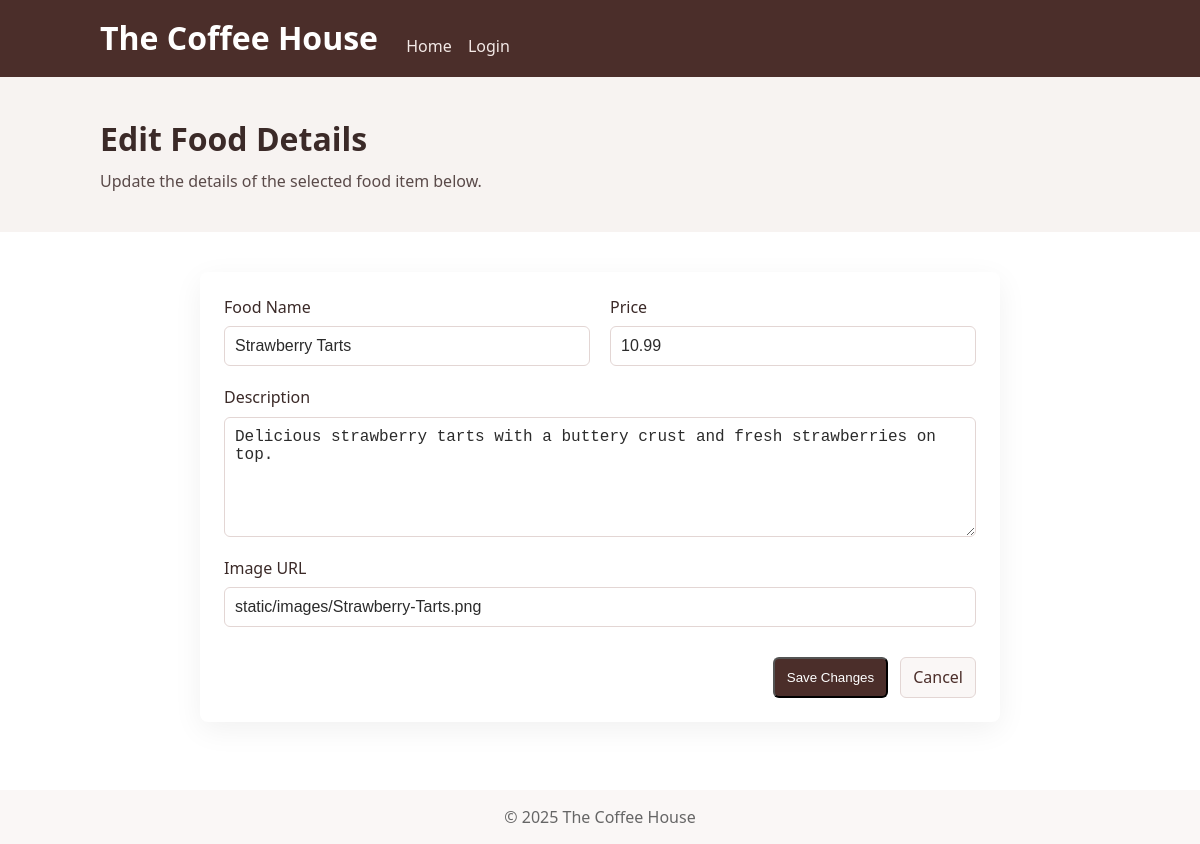
Page /admin/editFood/1 on the committed database.
### tables this page shows
CREATE TABLE food_menu (
        id INTEGER PRIMARY KEY,
        name TEXT NOT NULL,
        price REAL NOT NULL,
        description TEXT,
        image_url TEXT
    );

### app.py (the view, shortened to what this page needs)
@app.route("/admin/editFood/<int:foodID>", methods=["GET", "POST"])
def editFood(foodID):
    db = get_db()
    cursor = db.cursor()
    if request.method == "GET":
        cursor.execute("SELECT * FROM food_menu WHERE id = ?", [foodID])
        food = cursor.fetchone()
        db.close()
        return render_template("editFood.html", food=food)

### app.py (called while the page is built)
def get_db():
    conn = sqlite3.connect("cafe.db")
    conn.row_factory = sqlite3.Row  # This allows accessing columns by name
    return conn

### templates/editFood.html (shortened to what this page needs)
<!DOCTYPE html>
<html lang="en">
    <head>
        <link rel="stylesheet" href="/static/css/style.css" />
    </head>
    <body>
        <header class="site-header">
            <div class="container">
                <h1 class="logo">The Coffee House</h1>
                <nav>
                    <a href="/">Home</a>
                    <a href="/login">Login</a>
                </nav>
            </div>
        </header>
        <section class="hero">
            <div class="container hero-inner">
                <div class="hero-text">
                    <h2>Edit Food Details</h2>
                    <p>Update the details of the selected food item below.</p>
                </div>
            </div>
        </section>
        <section class="container profile-card">
            <form class="card add-food-form" action="/admin/editFood/{{food.id}}" method="POST">
                <div class="form-grid">
                    <div class="form-group">
                        <label for="name">Food Name</label>
                        <input type="text" id="name" name="name" value="{{food.name}}" required
                               placeholder="e.g., Chocolate Croissant">
                    </div>
                    <div class="form-group">
                        <label for="price">Price</label>
                        <input type="number" id="price" name="price" step="0.01" value="{{food.price}}" required
                               placeholder="e.g., 4.99">
                    </div>
                    <div class="form-group full-width">
                        <label for="description">Description</label>
                        <textarea id="description" name="description" required
                                 placeholder="Describe your menu item...">{{food.description}}</textarea>
                    </div>
                    <div class="form-group full-width">
                        <label for="image">Image URL</label>
                        <input type="text" id="image" name="image_url" value="{{food.image_url}}" required
                               placeholder="Enter the image URL">
                    </div>
                    <div class="form-actions">
                        <button type="submit" class="btn">Save Changes</button>
                        <a href="/" class="btn btn-secondary">Cancel</a>
                    </div>
                </div>
            </form>
        </section>
        <footer class="site-footer">
            <div class="container">&copy; {{ 2025 }} The Coffee House</div>
        </footer>
    </body>
</html>

### static/css/style.css (style rules this page uses)
* { box-sizing: border-box; margin: 0; padding: 0; }
body { font-family: system-ui, -apple-system, Segoe UI, Roboto, Helvetica, Arial, sans-serif; line-height: 1.4; color: #2b2b2b; background: #fff; }
.container { width: 92%; max-width: 1000px; margin: 0 auto; }
.site-header { background: #4b2e2a; color: #fff; padding: 16px 0; }
.site-header .logo { display: inline-block; font-weight: 700; margin-right: 24px; }
.site-header nav { display: inline-block; vertical-align: middle; }
.site-header nav a { color: #f3e9e6; margin-right: 12px; text-decoration: none; }
.hero { background: #f7f3f1; padding: 40px 0; }
.hero-inner { display: flex; gap: 20px; align-items: center; }
.hero-text h2 { font-size: 32px; color: #3b2a28; margin-bottom: 8px; }
.hero-text p { color: #5a4a49; }
.site-footer { background: #faf7f6; padding: 16px 0; color: #666; margin-top: 28px; text-align: center; }
.profile-card { padding: 40px 0; }
.card { display: flex; gap: 20px; background: #fff; border-radius: 8px; padding: 18px; box-shadow: 0 8px 30px rgba(0, 0, 0, 0.06); align-items: center; }
.btn { display: inline-block; margin-top: 10px; padding: 8px 12px; background: #4b2e2a; color: #fff; text-decoration: none; border-radius: 6px; }
.add-food-form { width: 100%; max-width: 800px; margin: 0 auto; padding: 24px; }
.form-grid { display: grid; grid-template-columns: repeat(2, 1fr); gap: 20px; width: 100%; }
.form-group { display: flex; flex-direction: column; gap: 8px; }
.form-group.full-width { grid-column: 1 / -1; }
.form-group label { color: #3b2a28; font-weight: 500; }
.form-group input, .form-group textarea { padding: 10px; border: 1px solid #e3d6d4; border-radius: 6px; font-size: 1rem; color: #2b2b2b; background: #fff; }
.form-group textarea { min-height: 120px; resize: vertical; }
.form-actions { grid-column: 1 / -1; display: flex; gap: 12px; justify-content: flex-end; }
.btn-secondary { background: #faf7f6; color: #4b2e2a; border: 1px solid #e3d6d4; }

### rows in the picture
food_menu: name "Strawberry Tarts", price "10.99", description "Delicious strawberry tarts with a buttery crust and fresh strawberries on top.", image_url "static/images/Strawberry-Tarts.png"

### other values in the picture
{{ 2025 }} "2025"
